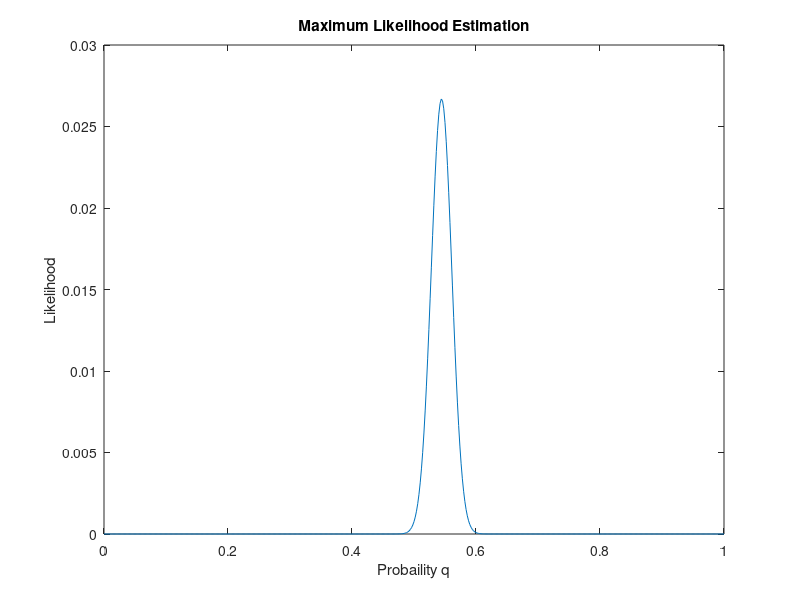

The MATLAB source for this figure:
% Maximum likelihood Estimation
d=410; %Number of bits in error
n=90*10; %Total number of bits sent
k=n-d; %Number of Bits NOT in error
q=0:0.002:1; %range of success probability to test likelihood
y=binopdf(k,n,q); % assuming binomial distribution
plot(q,y);
xlabel('Probaility q');
ylabel('Likelihood');
title('Maximum Likelihood Estimation');
[maxY,maxIndex]=max(y); % Finding the Max and its index
fprintf('MLE of q is %f',q(maxIndex)) %print the probability corresponding to the max(y)